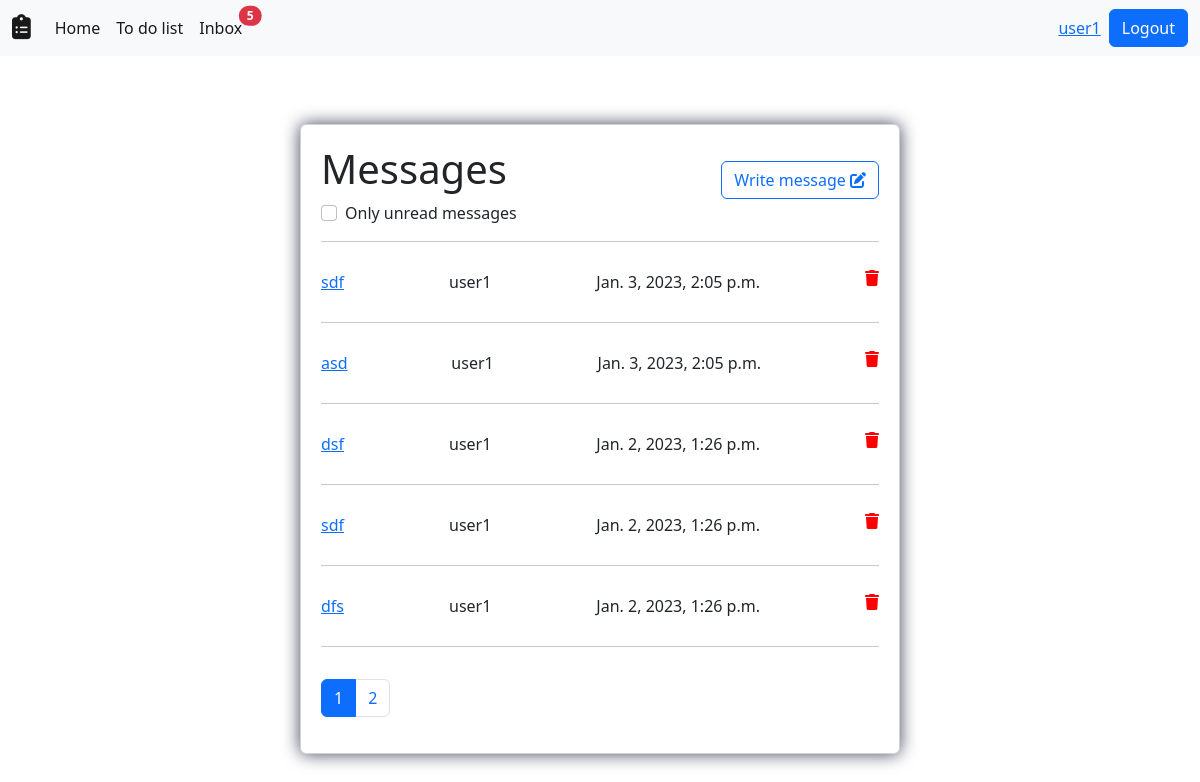
Page /users/inbox/1/ (signed in) on the earlier database version.
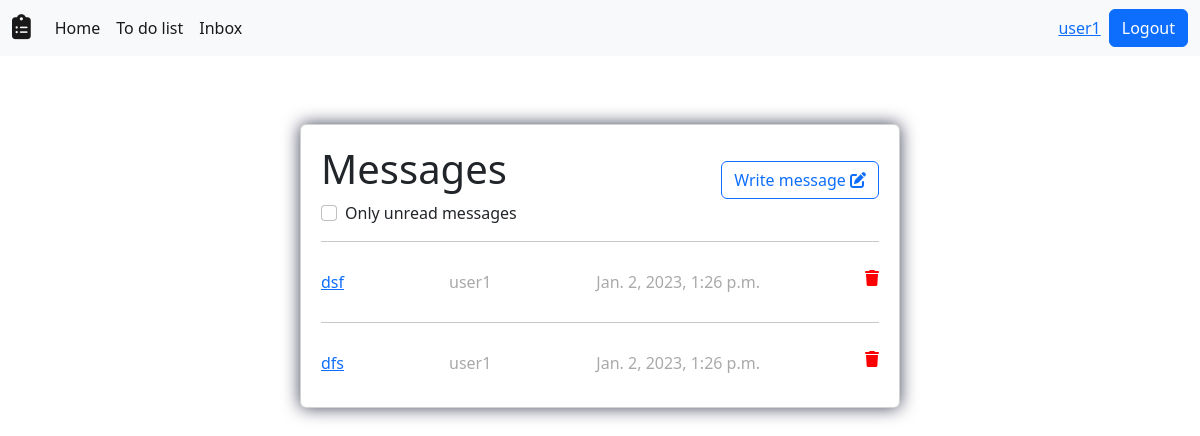
Same page on the later database version.
### users/models.py (models this page shows)
class Profile(models.Model):
    user = models.OneToOneField(User, on_delete=models.CASCADE,blank=True,null=True)
    @property
    def unread_messages(self):
        unread = Message.objects.filter(recipient=self.user,is_read=False).count()
        return unread

class Message(models.Model):
    sender = models.ForeignKey(User, on_delete=models.CASCADE,null=True,blank=True)
    recipient = models.ForeignKey(User, on_delete=models.CASCADE,related_name='recipient',null=True,blank=True)
    title = models.CharField(max_length=100)
    body = models.TextField(max_length=500,blank=True,null=True)
    is_read = models.BooleanField(default=False)
    created = models.DateTimeField(auto_now_add=True)
    id = models.UUIDField(default=uuid.uuid4,unique=True,primary_key=True,editable=False)
    class Meta:
        ordering = ['is_read','-created']

### users/views.py (the view)
# urls.py: path('inbox/<int:page>/',views.inbox,name='inbox'),
@login_required(login_url='login')
def inbox(request,page):
    if request.GET:
        try:
            try:
                message_id = request.GET['message_id']
                message = Message.objects.get(id=message_id)
                message.delete()
            except:
                pass
            request.GET['checked'] == 'on'
            checkbox_value = 'checked'
            user_messages = Message.objects.filter(recipient=request.user,is_read=False)
        except:
            message_id = request.GET['message_id']
            message = Message.objects.get(id=message_id)
            message.delete()
            checkbox_value = ''
            user_messages = Message.objects.filter(recipient=request.user)
    else:
        checkbox_value = ''
        user_messages = Message.objects.filter(recipient=request.user)
    paginator = Paginator(user_messages,5)
    if page != 1:
        if paginator.page(page - 1).has_next() == False:
            page -= 1
    user_messages_paginated = paginator.page(page)
    context = {'user_messages':user_messages_paginated,
                'paginator':paginator,
                'current_page':page,
                'checkbox_value':checkbox_value}
    return render(request,'users/inbox.html',context)

### users/templates/users/inbox.html (shortened to what this page needs)
{% extends 'base.html' %}
{% block content %}
<div class="center">
    <div class="card">
        <div class="card_head">
            <h1>Messages</h1>
            <form action="{% url 'inbox' current_page %}" method="get" name='theForm'>
                <div class="form-check">
                    <input class="form-check-input" type="checkbox" name="checked" value='on' id="show_unread" {{checkbox_value}} data-checked={{checkbox_value}}>
                    <label class="form-check-label" for="show_unread">
                      Only unread messages
                    </label>
                </div>
            </form>
            <a class='add_task btn btn-outline-primary' role='button' href="{% url 'message_form' current_page False %}">Write message <i class="fa-solid fa-pen-to-square"></i></a>
        </div>
        {% for message in user_messages %}
        <hr>
        {% if message.is_read == False %}
        <div class="message">
            <a class='task_title' href="{% url 'single_message' message.id %}?page={{current_page}}"><p>{{message.title}}</p></a>
            <p>{{message.sender}}</p>
            <p>{{message.created}}</p>
            <form action="" method="get">
                <a class='task_delete' href="{% url 'delete_message' message.id %}?fast_delete=True&page={{current_page}}"><i class="fa-solid fa-trash"></i></a>
            </form>
        </div>
        {% else %}
        <div class="message" style='color:	#A9A9A9;'>
            <a class='task_title' href="{% url 'single_message' message.id %}?page={{current_page}}"><p>{{message.title}}</p></a>
            <p>{{message.sender}}</p>
            <p>{{message.created}}</p>
            <form action="" method="get">
                <a class='task_delete' href="{% url 'delete_message' message.id %}?fast_delete=True&page={{current_page}}"><i class="fa-solid fa-trash"></i></a>
            </form>
        </div>
        {% endif %}
        {% endfor %}
        {% if paginator.num_pages > 1 %}
        <hr>
        <nav aria-label="..." class='mt-3'>
                <ul class="pagination">
                    {% for page in paginator.page_range %}
                    {% if page == current_page %}
                    <li class="page-item active" aria-current="page">
                        <span class="page-link">{{page}}</span>
                    </li>
                    {% else %}
                    <li class="page-item"><a class="page-link" href="{% url 'inbox' page %}{% if checkbox_value == 'checked' %}?checked=on{% endif %}">{{page}}</a></li>
                    {% endif %}
                    {% endfor %}
                </ul>
        </nav>
        {% endif %}
    </div>
</div>
{% endblock content %}

### templates/base.html (shortened to what this page needs)
<html lang="en">
    {% load static %}
<head>
    <link rel="stylesheet" href={% static 'main.css' %} type='text/css'>
    <link href="https://cdn.jsdelivr.net/npm/bootstrap@5.2.3/dist/css/bootstrap.min.css" rel="stylesheet">
</head>
<body>
    <nav class="navbar navbar-expand-lg bg-light">
        <div class="container-fluid">
            <a class="navbar-brand" href="{% url 'home' %}">
                <i class="fa-solid fa-clipboard-list fa-lg" id='logo'></i>
            </a>
          <div class="collapse navbar-collapse" id="navbarSupportedContent">
            <ul class="navbar-nav me-auto mb-2 mb-lg-0">
              <li class="nav-item">
                <a class="nav-link active" aria-current="page" href="{% url 'home' %}">Home</a>
              </li>
              <li class="nav-item">
                <a class="nav-link active" href="{% url 'to_do_list' 1 %}">To do list</a>
              </li>
              <li class="nav-item">
                <a class="nav-link active" href="{% url 'inbox' 1 %}" style='position:relative;'>Inbox
                  {% if request.user.profile.unread_messages > 0 %}
                    <span class="position-absolute top-10 start-100 translate-middle badge rounded-pill bg-danger">
                      {{request.user.profile.unread_messages}}
                    </span>
                  {% endif %}
                </a>
              </li>
            </ul>
            {% if user.is_authenticated %}
                <a href={% url 'account' %}>{{request.user.username}}</a>
                <a class="btn btn-primary ms-2" href="{% url 'logout' %}" role="button">Logout</a>
            {% else %}
                <a class="btn btn-outline-primary " href="{% url 'login' %}" role="button">Login</a>
                <a class="btn btn-primary ms-2" href="{% url 'register' %}" role="button">Register</a>
            {% endif %}
          </div>
        </div>
    </nav>
{% block content %}
{% endblock content %}
</body>
</html>

### static/main.css (style rules this page uses)
body { background-color:#FFFAFA; height:auto; font-family: Tahoma; }
.center { display: flex; flex-direction: column; justify-content: center; align-items: center; height: 80vh; height:auto; margin:3em 0 3em 0; }
.card { background-color: #F5F5F5; -webkit-box-shadow: 0px 0px 17px 0px rgba(66, 68, 90, 1); -moz-box-shadow: 0px 0px 17px 0px rgba(66, 68, 90, 1); box-shadow: 0px 0px 17px 0px rgba(66, 68, 90, 1); border-radius: 10px; margin: 20px; padding: 20px; width: 600px; flex-direction: column; flex-direction: row; position: relative; }
.card_head { height: 5em; position: relative; }
.add_task { position:absolute; right: 0px; top: 1em; }
.message { display:flex; height: 3em; padding-top: 0.75em; flex-wrap: wrap; justify-content: space-between; }
.task_title { left: 2em; top: 0.75em; }
.task_delete { top: 1em; right: 2em; color:red; }

Differences in the rows shown:
removed Message: title "sdf", sender "user1", created "Jan. 3, 2023, 2:05 p.m."
removed Message: title "asd", sender "user1", created "Jan. 3, 2023, 2:05 p.m."
removed Message: title "sdf", sender "user1", created "Jan. 2, 2023, 1:26 p.m."
changed Message "dsf": is_read False → True (drawn)
changed Message "dfs": is_read False → True (drawn)
Other differences:
{{ request.user.profile.unread_messages }}: "5" → (not shown)
list line gone: "1"
list line gone: "2"
